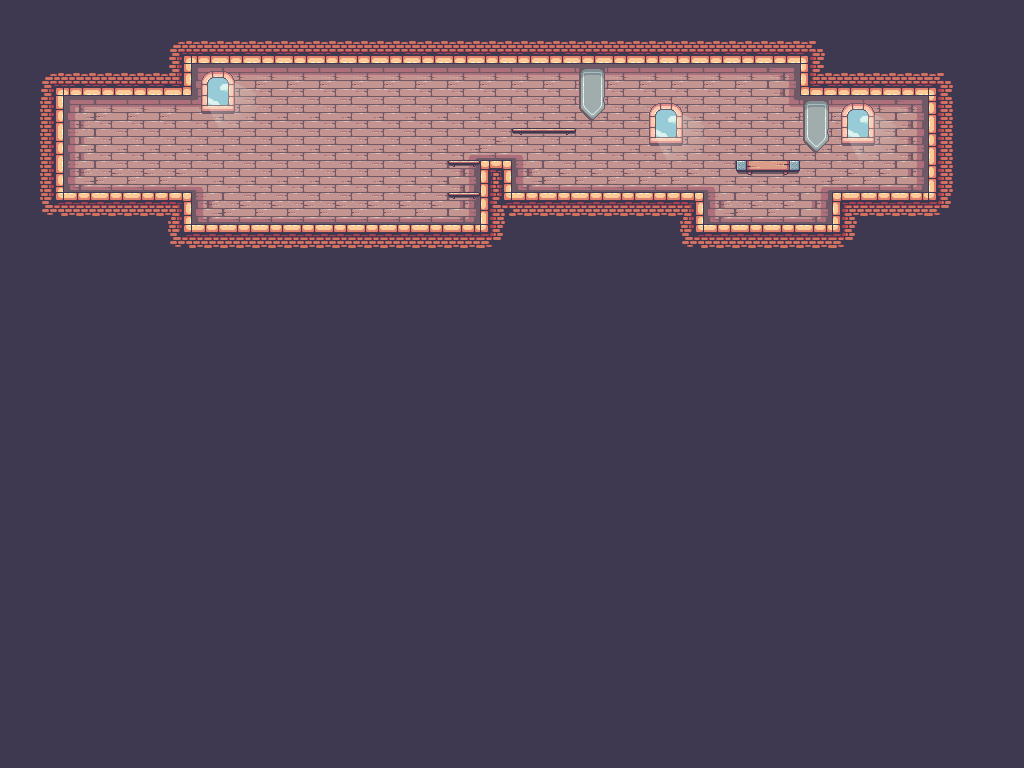

This is a level from a 2D game, rendered from its Tiled map with the project's own tilesets. A one-line summary and the map file follow, with tile-layer data summarised:
An orthogonal 32x24 tile map with 32x32 px tiles, 5 tile layers (Background, Ground, Wall, Decor, ...), 2 tilesets and 67 objects (4x Decor, 2x Pig, DoorOut, DoorIn, PigWithBomb, ...).

<map version="1.10" tiledversion="1.10.0" orientation="orthogonal" renderorder="right-down" width="32" height="24" tilewidth="32" tileheight="32" infinite="0" nextlayerid="20" nextobjectid="114">
 <tileset firstgid="1" name="decorations" tilewidth="32" tileheight="32" tilecount="42" columns="7">
  <image source="tilesets/decorations.png" width="224" height="192" />
  <tile id="9" type="oneway">
   <objectgroup draworder="index" id="5">
    <object id="4" x="0" y="0" width="32" height="5" />
   </objectgroup>
  </tile>
  <tile id="10" type="oneway">
   <objectgroup draworder="index" id="2">
    <object id="1" x="0" y="0" width="32" height="5" />
   </objectgroup>
  </tile>
  <tile id="11" type="oneway">
   <objectgroup draworder="index" id="2">
    <object id="1" x="0" y="0" width="32" height="5" />
   </objectgroup>
  </tile>
  <tile id="12" type="oneway">
   <objectgroup draworder="index" id="2">
    <object id="1" x="0" y="0" width="32" height="5" />
   </objectgroup>
  </tile>
  <tile id="16">
   <objectgroup draworder="index" id="3">
    <object id="3" x="0" y="0" width="32" height="12" />
   </objectgroup>
  </tile>
  <tile id="17">
   <objectgroup draworder="index" id="2">
    <object id="1" x="0" y="0" width="32" height="12" />
   </objectgroup>
  </tile>
  <tile id="18">
   <objectgroup draworder="index" id="2">
    <object id="1" x="0" y="0" width="32" height="12" />
   </objectgroup>
  </tile>
  <tile id="19">
   <objectgroup draworder="index" id="3">
    <object id="5" x="0" y="0" width="32" height="12" />
   </objectgroup>
  </tile>
 </tileset>
 <tileset firstgid="43" name="terrain" tilewidth="32" tileheight="32" tilecount="247" columns="19">
  <image source="tilesets/terrain.png" width="608" height="416" />
  <tile id="20">
   <objectgroup draworder="index" id="3">
    <object id="2" x="0" y="0" width="32" height="32" />
   </objectgroup>
  </tile>
  <tile id="21">
   <objectgroup draworder="index" id="2">
    <object id="1" x="0" y="0" width="32" height="32" />
   </objectgroup>
  </tile>
  <tile id="22">
   <objectgroup draworder="index" id="2">
    <object id="1" x="0" y="0" width="32" height="32" />
   </objectgroup>
  </tile>
  <tile id="24">
   <objectgroup draworder="index" id="2">
    <object id="1" x="0" y="0" width="32" height="32" />
   </objectgroup>
  </tile>
  <tile id="26">
   <objectgroup draworder="index" id="2">
    <object id="1" x="0" y="0" width="32" height="32" />
   </objectgroup>
  </tile>
  <tile id="27">
   <objectgroup draworder="index" id="2">
    <object id="1" x="0" y="0" width="32" height="32" />
   </objectgroup>
  </tile>
  <tile id="29">
   <objectgroup draworder="index" id="2">
    <object id="1" x="0" y="0" width="32" height="32" />
   </objectgroup>
  </tile>
  <tile id="30">
   <objectgroup draworder="index" id="2">
    <object id="1" x="0" y="0" width="32" height="32" />
   </objectgroup>
  </tile>
  <tile id="32">
   <objectgroup draworder="index" id="2">
    <object id="1" x="0" y="0" width="32" height="32" />
   </objectgroup>
  </tile>
  <tile id="33">
   <objectgroup draworder="index" id="2">
    <object id="1" x="0" y="0" width="32" height="32" />
   </objectgroup>
  </tile>
  <tile id="35">
   <objectgroup draworder="index" id="2">
    <object id="1" x="0" y="0" width="32" height="32" />
   </objectgroup>
  </tile>
  <tile id="39">
   <objectgroup draworder="index" id="2">
    <object id="1" x="0" y="0" width="32" height="32" />
   </objectgroup>
  </tile>
  <tile id="41">
   <objectgroup draworder="index" id="2">
    <object id="1" x="0" y="0" width="32" height="32" />
   </objectgroup>
  </tile>
  <tile id="43">
   <objectgroup draworder="index" id="2">
    <object id="1" x="0" y="0" width="32" height="32" />
   </objectgroup>
  </tile>
  <tile id="45">
   <objectgroup draworder="index" id="2">
    <object id="1" x="0" y="0" width="32" height="32" />
   </objectgroup>
  </tile>
  <tile id="46">
   <objectgroup draworder="index" id="2">
    <object id="1" x="0" y="0" width="32" height="32" />
   </objectgroup>
  </tile>
  <tile id="48">
   <objectgroup draworder="index" id="2">
    <object id="1" x="0" y="0" width="32" height="32" />
   </objectgroup>
  </tile>
  <tile id="49">
   <objectgroup draworder="index" id="2">
    <object id="1" x="0" y="0" width="32" height="32" />
   </objectgroup>
  </tile>
  <tile id="51">
   <objectgroup draworder="index" id="2">
    <object id="1" x="0" y="0" width="32" height="32" />
   </objectgroup>
  </tile>
  <tile id="52">
   <objectgroup draworder="index" id="2">
    <object id="1" x="0" y="0" width="32" height="32" />
   </objectgroup>
  </tile>
  <tile id="54">
   <objectgroup draworder="index" id="2">
    <object id="1" x="0" y="0" width="32" height="32" />
   </objectgroup>
  </tile>
  <tile id="55">
   <objectgroup draworder="index" id="2">
    <object id="1" x="0" y="0" width="32" height="32" />
   </objectgroup>
  </tile>
  <tile id="58">
   <objectgroup draworder="index" id="2">
    <object id="1" x="0" y="0" width="32" height="32" />
   </objectgroup>
  </tile>
  <tile id="59">
   <objectgroup draworder="index" id="2">
    <object id="1" x="0" y="0" width="32" height="32" />
   </objectgroup>
  </tile>
  <tile id="60">
   <objectgroup draworder="index" id="2">
    <object id="1" x="0" y="0" width="32" height="32" />
   </objectgroup>
  </tile>
  <tile id="62">
   <objectgroup draworder="index" id="2">
    <object id="1" x="0" y="0" width="32" height="32" />
   </objectgroup>
  </tile>
  <tile id="83">
   <objectgroup draworder="index" id="2">
    <object id="1" x="0" y="0" width="32" height="32" />
   </objectgroup>
  </tile>
  <tile id="84">
   <objectgroup draworder="index" id="2">
    <object id="1" x="0" y="0" width="32" height="32" />
   </objectgroup>
  </tile>
  <tile id="86">
   <objectgroup draworder="index" id="2">
    <object id="1" x="0" y="0" width="32" height="32" />
   </objectgroup>
  </tile>
  <tile id="87">
   <objectgroup draworder="index" id="2">
    <object id="1" x="0" y="0" width="32" height="32" />
   </objectgroup>
  </tile>
  <tile id="89">
   <objectgroup draworder="index" id="2">
    <object id="1" x="0" y="0" width="32" height="32" />
   </objectgroup>
  </tile>
  <tile id="90">
   <objectgroup draworder="index" id="2">
    <object id="1" x="0" y="0" width="32" height="32" />
   </objectgroup>
  </tile>
  <tile id="92">
   <objectgroup draworder="index" id="2">
    <object id="1" x="0" y="0" width="32" height="32" />
    <object id="2" x="0" y="0" width="32" height="32" />
   </objectgroup>
  </tile>
  <tile id="93">
   <objectgroup draworder="index" id="3">
    <object id="7" x="0" y="0" width="32" height="32" />
   </objectgroup>
  </tile>
  <tile id="96">
   <objectgroup draworder="index" id="2">
    <object id="1" x="0" y="0" width="32" height="32" />
   </objectgroup>
  </tile>
  <tile id="97">
   <objectgroup draworder="index" id="2">
    <object id="1" x="0" y="0" width="32" height="32" />
   </objectgroup>
  </tile>
  <tile id="98">
   <objectgroup draworder="index" id="2">
    <object id="1" x="0" y="0" width="32" height="32" />
   </objectgroup>
  </tile>
  <tile id="100">
   <objectgroup draworder="index" id="2">
    <object id="1" x="0" y="0" width="32" height="32" />
   </objectgroup>
  </tile>
  <tile id="102">
   <objectgroup draworder="index" id="2">
    <object id="1" x="0" y="0" width="32" height="32" />
   </objectgroup>
  </tile>
  <tile id="103">
   <objectgroup draworder="index" id="2">
    <object id="1" x="0" y="0" width="32" height="32" />
   </objectgroup>
  </tile>
  <tile id="105">
   <objectgroup draworder="index" id="2">
    <object id="1" x="0" y="0" width="32" height="32" />
   </objectgroup>
  </tile>
  <tile id="106">
   <objectgroup draworder="index" id="2">
    <object id="1" x="0" y="0" width="32" height="32" />
   </objectgroup>
  </tile>
  <tile id="108">
   <objectgroup draworder="index" id="2">
    <object id="1" x="0" y="0" width="32" height="32" />
   </objectgroup>
  </tile>
  <tile id="109">
   <objectgroup draworder="index" id="2">
    <object id="1" x="0" y="0" width="32" height="32" />
   </objectgroup>
  </tile>
  <tile id="111">
   <objectgroup draworder="index" id="2">
    <object id="1" x="0" y="0" width="32" height="32" />
   </objectgroup>
  </tile>
  <tile id="112">
   <objectgroup draworder="index" id="2">
    <object id="1" x="0" y="0" width="32" height="32" />
   </objectgroup>
  </tile>
  <wangsets>
   <wangset name="wall" type="mixed" tile="-1">
    <wangcolor name="" color="#00ff00" tile="-1" probability="1" />
    <wangtile tileid="20" wangid="1,1,0,0,0,1,1,1" />
    <wangtile tileid="21" wangid="1,1,0,0,0,0,0,1" />
    <wangtile tileid="22" wangid="1,1,1,1,0,0,0,1" />
    <wangtile tileid="24" wangid="1,1,1,1,0,1,1,1" />
    <wangtile tileid="26" wangid="0,0,0,1,0,0,0,0" />
    <wangtile tileid="27" wangid="0,0,0,0,0,1,0,0" />
    <wangtile tileid="29" wangid="0,0,0,0,0,1,0,1" />
    <wangtile tileid="30" wangid="0,1,0,0,0,0,0,1" />
    <wangtile tileid="32" wangid="0,1,0,1,0,1,0,0" />
    <wangtile tileid="33" wangid="0,0,0,1,0,1,0,1" />
    <wangtile tileid="35" wangid="0,1,0,1,0,1,0,1" />
    <wangtile tileid="39" wangid="0,0,0,0,0,1,1,1" />
    <wangtile tileid="41" wangid="0,1,1,1,0,0,0,0" />
    <wangtile tileid="43" wangid="0,1,1,1,0,1,1,1" />
    <wangtile tileid="45" wangid="0,1,0,0,0,0,0,0" />
    <wangtile tileid="46" wangid="0,0,0,0,0,0,0,1" />
    <wangtile tileid="48" wangid="0,0,0,1,0,1,0,0" />
    <wangtile tileid="49" wangid="0,1,0,1,0,0,0,0" />
    <wangtile tileid="51" wangid="0,1,0,1,0,0,0,1" />
    <wangtile tileid="52" wangid="0,1,0,0,0,1,0,1" />
    <wangtile tileid="54" wangid="0,1,0,0,0,1,0,0" />
    <wangtile tileid="55" wangid="0,0,0,1,0,0,0,1" />
    <wangtile tileid="58" wangid="0,0,0,1,1,1,1,1" />
    <wangtile tileid="59" wangid="0,0,0,1,1,1,0,0" />
    <wangtile tileid="60" wangid="0,1,1,1,1,1,0,0" />
    <wangtile tileid="62" wangid="0,1,1,1,1,1,1,1" />
    <wangtile tileid="83" wangid="1,1,0,1,0,0,0,1" />
    <wangtile tileid="84" wangid="1,1,0,0,0,1,0,1" />
    <wangtile tileid="86" wangid="0,0,0,1,0,1,1,1" />
    <wangtile tileid="87" wangid="0,1,1,1,0,1,0,0" />
    <wangtile tileid="89" wangid="1,1,0,1,0,1,0,1" />
    <wangtile tileid="90" wangid="0,1,1,1,0,1,0,1" />
    <wangtile tileid="92" wangid="1,1,0,1,0,1,1,1" />
    <wangtile tileid="93" wangid="1,1,1,1,0,1,0,1" />
    <wangtile tileid="96" wangid="1,1,0,1,1,1,1,1" />
    <wangtile tileid="97" wangid="1,1,0,1,1,1,0,1" />
    <wangtile tileid="98" wangid="1,1,1,1,1,1,0,1" />
    <wangtile tileid="100" wangid="1,1,1,1,1,1,1,1" />
    <wangtile tileid="102" wangid="0,1,0,1,1,1,0,0" />
    <wangtile tileid="103" wangid="0,0,0,1,1,1,0,1" />
    <wangtile tileid="105" wangid="0,1,0,0,0,1,1,1" />
    <wangtile tileid="106" wangid="0,1,1,1,0,0,0,1" />
    <wangtile tileid="108" wangid="0,1,0,1,0,1,1,1" />
    <wangtile tileid="109" wangid="0,1,0,1,1,1,0,1" />
    <wangtile tileid="111" wangid="0,1,0,1,1,1,1,1" />
    <wangtile tileid="112" wangid="0,1,1,1,1,1,0,1" />
   </wangset>
   <wangset name="bg" type="mixed" tile="-1">
    <wangcolor name="" color="#ff0000" tile="-1" probability="1" />
    <wangtile tileid="134" wangid="0,0,1,1,1,0,0,0" />
    <wangtile tileid="135" wangid="0,0,1,1,1,1,1,0" />
    <wangtile tileid="136" wangid="0,0,0,0,1,1,1,0" />
    <wangtile tileid="138" wangid="0,0,0,0,1,0,0,0" />
    <wangtile tileid="140" wangid="1,1,1,0,1,1,1,1" />
    <wangtile tileid="141" wangid="1,1,1,1,1,0,1,1" />
    <wangtile tileid="143" wangid="1,1,1,1,1,0,1,0" />
    <wangtile tileid="144" wangid="1,0,1,1,1,1,1,0" />
    <wangtile tileid="146" wangid="1,0,1,0,1,0,1,1" />
    <wangtile tileid="147" wangid="1,1,1,0,1,0,1,0" />
    <wangtile tileid="153" wangid="1,1,1,1,1,0,0,0" />
    <wangtile tileid="154" wangid="1,1,1,1,1,1,1,1" />
    <wangtile tileid="155" wangid="1,0,0,0,1,1,1,1" />
    <wangtile tileid="157" wangid="1,0,0,0,1,0,0,0" />
    <wangtile tileid="159" wangid="1,0,1,1,1,1,1,1" />
    <wangtile tileid="160" wangid="1,1,1,1,1,1,1,0" />
    <wangtile tileid="162" wangid="1,1,1,0,1,0,1,1" />
    <wangtile tileid="163" wangid="1,0,1,0,1,1,1,1" />
    <wangtile tileid="165" wangid="1,0,1,0,1,1,1,0" />
    <wangtile tileid="166" wangid="1,0,1,1,1,0,1,0" />
    <wangtile tileid="172" wangid="1,1,1,0,0,0,0,0" />
    <wangtile tileid="173" wangid="1,1,1,0,0,0,1,1" />
    <wangtile tileid="174" wangid="1,0,0,0,0,0,1,1" />
    <wangtile tileid="176" wangid="1,0,0,0,0,0,0,0" />
    <wangtile tileid="197" wangid="0,0,1,0,1,1,1,0" />
    <wangtile tileid="198" wangid="0,0,1,1,1,0,1,0" />
    <wangtile tileid="200" wangid="1,1,1,0,1,0,0,0" />
    <wangtile tileid="201" wangid="1,0,0,0,1,0,1,1" />
    <wangtile tileid="203" wangid="0,0,1,0,1,0,1,0" />
    <wangtile tileid="204" wangid="1,0,0,0,1,0,1,0" />
    <wangtile tileid="210" wangid="0,0,1,0,0,0,0,0" />
    <wangtile tileid="211" wangid="0,0,1,0,0,0,1,0" />
    <wangtile tileid="212" wangid="0,0,0,0,0,0,1,0" />
    <wangtile tileid="216" wangid="1,0,1,0,0,0,1,1" />
    <wangtile tileid="217" wangid="1,1,1,0,0,0,1,0" />
    <wangtile tileid="219" wangid="1,0,1,1,1,0,0,0" />
    <wangtile tileid="220" wangid="1,0,0,0,1,1,1,0" />
    <wangtile tileid="222" wangid="1,0,1,0,1,0,0,0" />
    <wangtile tileid="223" wangid="1,0,1,0,0,0,1,0" />
   </wangset>
  </wangsets>
 </tileset>
 <layer id="17" name="Background" width="32" height="24">
  <data>[768 cells, 768 non-empty, 1 distinct tile ids]</data>
 </layer>
 <layer id="13" name="Ground" width="32" height="24">
  <properties>
   <property name="collidable" value="true" />
  </properties>
  <data>[768 cells, 71 non-empty, 14 distinct tile ids]</data>
 </layer>
 <layer id="14" name="Wall" width="32" height="24">
  <data>[768 cells, 112 non-empty, 13 distinct tile ids]</data>
 </layer>
 <layer id="15" name="Decor" width="32" height="24">
  <data>[768 cells, 18 non-empty, 7 distinct tile ids]</data>
 </layer>
 <layer id="16" name="Collision" width="32" height="24">
  <properties>
   <property name="collidable" value="true" />
  </properties>
  <data>[768 cells, 6 non-empty, 5 distinct tile ids]</data>
 </layer>
 <objectgroup id="18" name="Door">
  <object id="90" name="DoorOut" type="DoorOut" x="95" y="136" width="46" height="56" />
  <object id="102" name="Decor" type="Decor" x="147" y="136" width="14" height="32" />
  <object id="103" name="Decor" type="Decor" x="75" y="137" width="14" height="32" />
  <object id="107" name="DoorIn" type="DoorIn" x="854" y="136" width="46" height="56" />
  <object id="108" name="Decor" type="Decor" x="906" y="136" width="14" height="32" />
  <object id="109" name="Decor" type="Decor" x="834" y="137" width="14" height="32" />
 </objectgroup>
 <objectgroup id="12" name="Enemy">
  <object id="99" name="PigWithBomb" type="PigWithBomb" x="384" y="197" width="26" height="26" />
  <object id="110" name="Box" type="Box" x="325" y="197" width="22" height="16" />
  <object id="111" name="Pig" type="Pig" x="221" y="197" width="26" height="26" />
  <object id="112" name="Pig" type="Pig" x="277" y="197" width="26" height="26" />
  <object id="113" name="Heart" type="Heart" x="447" y="172" width="22" height="16" />
 </objectgroup>
 <objectgroup id="19" name="Player">
  <object id="100" name="Player" type="Player" x="102" y="160" width="32" height="32" />
 </objectgroup>
</map>
